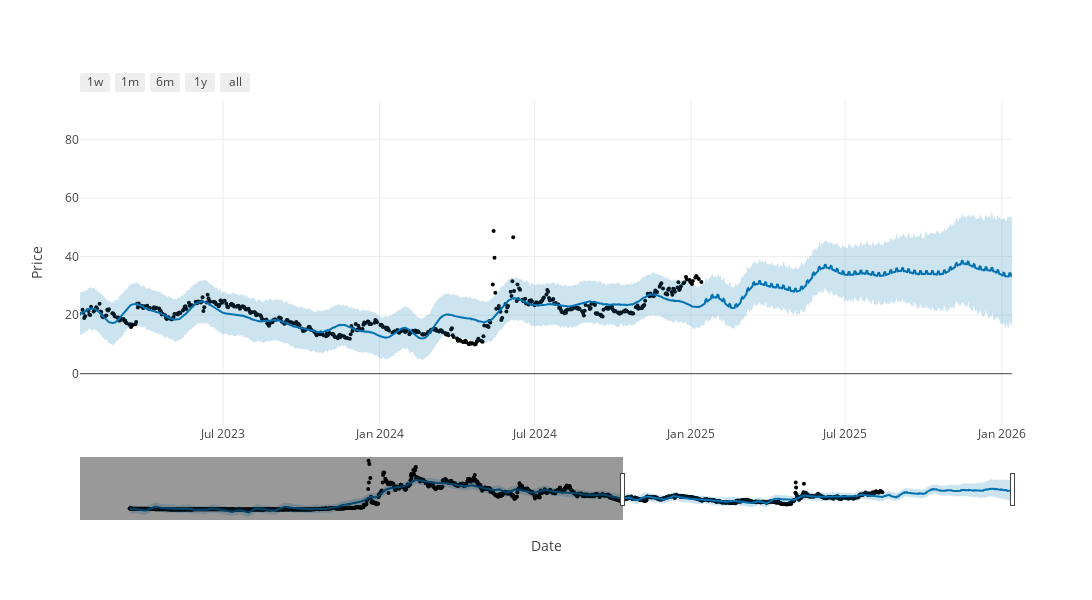

The cell this chart's notebook holds for it:
### Code cell
# # get interactive visual

# # Plot Forecast
fig1 = plot_plotly(m1, forecast)
# fig1.layout.update(title_text=f"Forecast for 1 Year: {ticker_name} '{selected_stock}'")
fig1.update_layout(yaxis_title='Price', 
                   xaxis_title='Date',
                   width=1500
                   )
# # Calculate default date range
end_date = forecast['ds'].max()
start_date = end_date - pd.Timedelta(days=1095)
fig1.update_xaxes(range=[start_date, end_date])
# fig1.update_layout(xaxis_rangeslider_visible=False)
fig1

### Figure 1 — Plotly figure (JSON) as saved in the notebook; plotly's stock layout.template omitted (floating-point values rounded to 4 significant figures; data arrays with more than 128 entries replaced by an {"elided": "..."} marker saying what was removed)
{"data": [{"marker": {"color": "black", "size": 4}, "mode": "markers", "name": "Actual", "type": "scatter", "x": {"elided": "1460 str values"}, "y": {"elided": "1460 float values"}}, {"hoverinfo": "skip", "line": {"width": 0}, "mode": "lines", "type": "scatter", "x": {"elided": "1825 str values"}, "y": {"elided": "1825 float values"}}, {"fill": "tonexty", "fillcolor": "rgba(0, 114, 178, 0.2)", "line": {"color": "#0072B2", "width": 2}, "mode": "lines", "name": "Predicted", "type": "scatter", "x": {"elided": "1825 str values"}, "y": {"elided": "1825 float values"}}, {"fill": "tonexty", "fillcolor": "rgba(0, 114, 178, 0.2)", "hoverinfo": "skip", "line": {"width": 0}, "mode": "lines", "type": "scatter", "x": {"elided": "1825 str values"}, "y": {"elided": "1825 float values"}}], "layout": {"height": 600, "showlegend": false, "width": 1500, "xaxis": {"range": ["2023-01-14T00:00:00", "2026-01-13T00:00:00"], "rangeselector": {"buttons": [{"count": 7, "label": "1w", "step": "day", "stepmode": "backward"}, {"count": 1, "label": "1m", "step": "month", "stepmode": "backward"}, {"count": 6, "label": "6m", "step": "month", "stepmode": "backward"}, {"count": 1, "label": "1y", "step": "year", "stepmode": "backward"}, {"step": "all"}]}, "rangeslider": {"visible": true}, "title": {"text": "Date"}, "type": "date"}, "yaxis": {"title": {"text": "Price"}}}}
